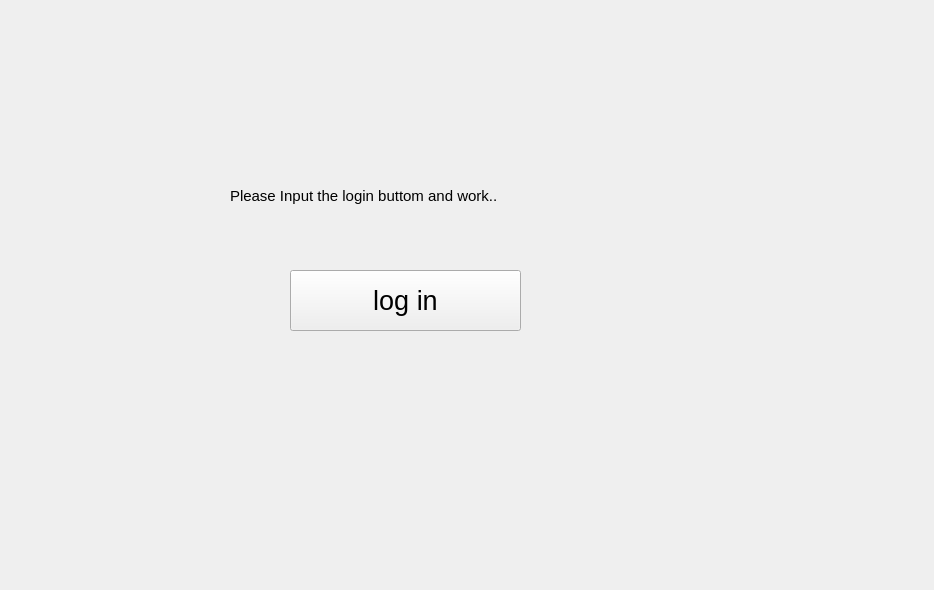
<?xml version="1.0" encoding="UTF-8"?>
<ui version="4.0">
 <class>log_in</class>
 <widget class="QWidget" name="log_in">
  <property name="geometry">
   <rect>
    <x>0</x>
    <y>0</y>
    <width>934</width>
    <height>590</height>
   </rect>
  </property>
  <property name="windowTitle">
   <string>Form</string>
  </property>
  <widget class="QPushButton" name="log_in_pushButton">
   <property name="geometry">
    <rect>
     <x>290</x>
     <y>270</y>
     <width>231</width>
     <height>61</height>
    </rect>
   </property>
   <property name="font">
    <font>
     <pointsize>20</pointsize>
    </font>
   </property>
   <property name="text">
    <string>log in</string>
   </property>
  </widget>
  <widget class="QLabel" name="info_label">
   <property name="geometry">
    <rect>
     <x>230</x>
     <y>120</y>
     <width>481</width>
     <height>151</height>
    </rect>
   </property>
   <property name="font">
    <font>
     <pointsize>11</pointsize>
    </font>
   </property>
   <property name="text">
    <string>Please Input the login buttom and work..</string>
   </property>
  </widget>
 </widget>
 <resources/>
 <connections/>
</ui>
